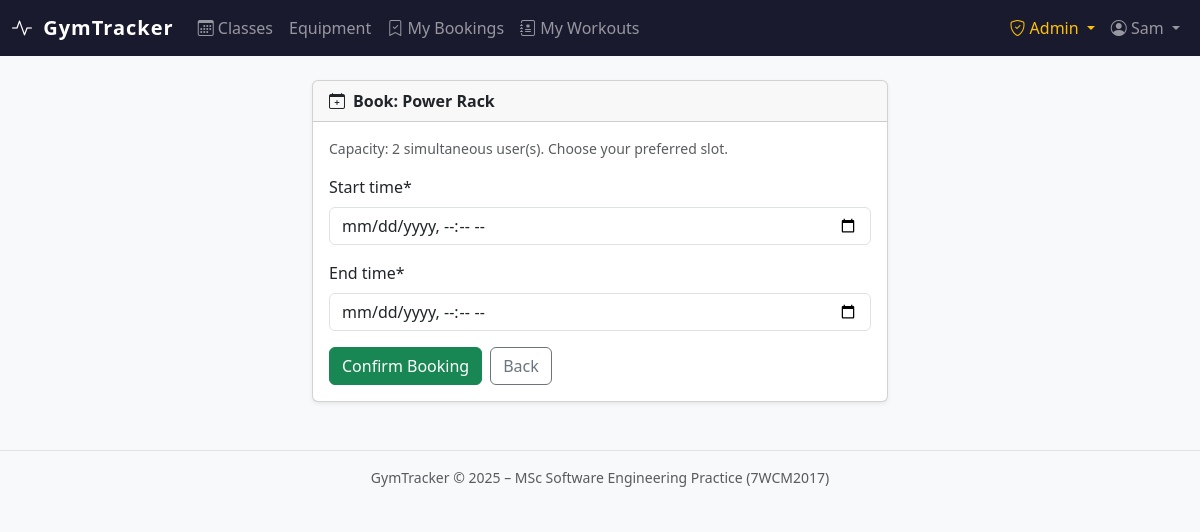
Screenshot of /bookings/equipment/34/book/ (signed in) with the database file from the repository.
### accounts/models.py (models this page shows, shortened)
class User(AbstractBaseUser, PermissionsMixin):
    class Role(models.TextChoices):
        MEMBER = 'MEMBER', 'Member'
        ADMIN = 'ADMIN', 'Admin'
    email = models.EmailField(unique=True)
    first_name = models.CharField(max_length=150, blank=True)
    last_name = models.CharField(max_length=150, blank=True)
    role = models.CharField(max_length=10, choices=Role.choices, default=Role.MEMBER)
    is_active = models.BooleanField(default=True)
    is_staff = models.BooleanField(default=False)
    date_joined = models.DateTimeField(default=timezone.now)
    USERNAME_FIELD = 'email'
    REQUIRED_FIELDS = []
    objects = UserManager()
    class Meta:
        verbose_name = 'user'
        verbose_name_plural = 'users'
    @property
    def is_admin_role(self):
        return self.role == self.Role.ADMIN or self.is_staff or self.is_superuser

### gym/models.py (models this page shows, shortened)
class GymEquipment(models.Model):
    name = models.CharField(max_length=200)
    description = models.TextField(blank=True)
    category = models.ForeignKey(
        WorkoutCategory, on_delete=models.SET_NULL,
        null=True, blank=True, related_name='equipment',
    )
    location = models.CharField(max_length=200, blank=True, help_text="e.g. 'Ground floor, Zone A'")
    capacity = models.PositiveIntegerField(default=1)
    is_active = models.BooleanField(default=True)
    image = models.ImageField(upload_to='equipment/', null=True, blank=True)
    booking_count = models.PositiveIntegerField(default=0, editable=False)
    view_count = models.PositiveIntegerField(default=0, editable=False)
    is_featured = models.BooleanField(default=False)
    impression_count = models.PositiveIntegerField(default=0, editable=False)
    click_count = models.PositiveIntegerField(default=0, editable=False)
    created_at = models.DateTimeField(auto_now_add=True)
    updated_at = models.DateTimeField(auto_now=True)
    class Meta:
        ordering = ['-is_featured', 'name']
        verbose_name = 'Gym Equipment'
        verbose_name_plural = 'Gym Equipment'

### bookings/views.py (the view)
# urls.py: path('equipment/<int:pk>/book/', views.book_equipment_view, name='book_equipment'),
@login_required
def book_equipment_view(request, pk):
    equipment = get_object_or_404(GymEquipment, pk=pk, is_active=True)
    if request.method == 'POST':
        from bookings.forms import EquipmentBookingForm
        form = EquipmentBookingForm(request.POST)
        if form.is_valid():
            try:
                services.book_equipment(
                    request.user, equipment,
                    form.cleaned_data['slot_start'],
                    form.cleaned_data['slot_end'],
                )
                messages.success(request, f"Equipment '{equipment.name}' booked successfully.")
                return redirect('bookings:my_bookings')
            except ValueError as e:
                messages.error(request, str(e))
    else:
        from bookings.forms import EquipmentBookingForm
        form = EquipmentBookingForm()
    return render(request, 'bookings/book_equipment.html', {'equipment': equipment, 'form': form})

### bookings/forms.py (shortened to what this page needs)
class EquipmentBookingForm(forms.Form):
    slot_start = forms.DateTimeField(
        label='Start time',
        widget=forms.DateTimeInput(attrs={'type': 'datetime-local'}),
    )
    slot_end = forms.DateTimeField(
        label='End time',
        widget=forms.DateTimeInput(attrs={'type': 'datetime-local'}),
    )

### bookings/templates/bookings/book_equipment.html (shortened to what this page needs)
{% extends "base.html" %}
{% load crispy_forms_tags %}
{% block content %}
<div class="row justify-content-center">
  <div class="col-md-6">
    <div class="card shadow-sm">
      <div class="card-header"><strong><i class="bi bi-calendar-plus me-2"></i>Book: {{ equipment.name }}</strong></div>
      <div class="card-body">
        <p class="text-muted small">Capacity: {{ equipment.capacity }} simultaneous user(s). Choose your preferred slot.</p>
        <form method="post" novalidate>
          {{ form|crispy }}
          <div class="d-flex gap-2 mt-3">
            <button type="submit" class="btn btn-success">Confirm Booking</button>
            <a href="{% url 'gym:equipment_detail' equipment.pk %}" class="btn btn-outline-secondary">Back</a>
          </div>
        </form>
      </div>
    </div>
  </div>
</div>
{% endblock %}

### templates/base.html (shortened to what this page needs)
<!DOCTYPE html>
<html lang="en">
<head>
  <link rel="stylesheet" href="https://cdn.jsdelivr.net/npm/bootstrap@5.3.2/dist/css/bootstrap.min.css">
  <link rel="stylesheet" href="https://cdn.jsdelivr.net/npm/bootstrap-icons@1.11.3/font/bootstrap-icons.min.css">
</head>
<body>
<nav class="navbar navbar-expand-lg navbar-dark">
  <div class="container-fluid">
    <a class="navbar-brand text-white" href="{% url 'gym:dashboard' %}">
      <i class="bi bi-activity me-1"></i> GymTracker
    </a>
    <div class="collapse navbar-collapse" id="mainNav">
      <ul class="navbar-nav me-auto">
        {% if user.is_authenticated %}
        <li class="nav-item">
          <a class="nav-link {% block nav_classes_active %}{% endblock %}" href="{% url 'gym:class_list' %}">
            <i class="bi bi-calendar3"></i> Classes
          </a>
        </li>
        <li class="nav-item">
          <a class="nav-link {% block nav_equip_active %}{% endblock %}" href="{% url 'gym:equipment_list' %}">
             Equipment
          </a>
        </li>
        <li class="nav-item">
          <a class="nav-link {% block nav_bookings_active %}{% endblock %}" href="{% url 'bookings:my_bookings' %}">
            <i class="bi bi-bookmark-check"></i> My Bookings
          </a>
        </li>
        <li class="nav-item">
          <a class="nav-link {% block nav_tracker_active %}{% endblock %}" href="{% url 'tracker:session_list' %}">
            <i class="bi bi-journal-medical"></i> My Workouts
          </a>
        </li>
        {% endif %}
      </ul>
      <ul class="navbar-nav ms-auto">
        {% if user.is_authenticated %}
          {% if user.is_admin_role %}
          <li class="nav-item dropdown">
            <a class="nav-link dropdown-toggle text-warning" href="#" data-bs-toggle="dropdown">
              <i class="bi bi-shield-check"></i> Admin
            </a>
          </li>
          {% endif %}
          <li class="nav-item dropdown">
            <a class="nav-link dropdown-toggle" href="#" data-bs-toggle="dropdown">
              <i class="bi bi-person-circle"></i> {{ user.first_name|default:user.email }}
            </a>
          </li>
        {% else %}
          <li class="nav-item"><a class="nav-link" href="{% url 'accounts:login' %}">Log in</a></li>
          <li class="nav-item"><a class="nav-link btn btn-outline-light btn-sm px-3 ms-2" href="{% url 'accounts:register' %}">Register</a></li>
        {% endif %}
      </ul>
    </div>
  </div>
</nav>
<main class="container-fluid py-4">
  {% block content %}{% endblock %}
</main>
<footer class="text-center text-muted py-3 border-top mt-4 small">
  GymTracker &copy; 2025 – MSc Software Engineering Practice (7WCM2017)
</footer>
</body>
</html>

### templates/base.html (style rules this page uses)
:root { --gt-primary: #0d6efd; --gt-dark: #1a1a2e; }
body { background: #f8f9fa; }
.navbar { background: var(--gt-dark) !important; }
.navbar-brand { font-weight: 700; letter-spacing: 0.05em; }

### rows the page displays
User: first_name "Sam"
GymEquipment: name "Power Rack", capacity "2"
